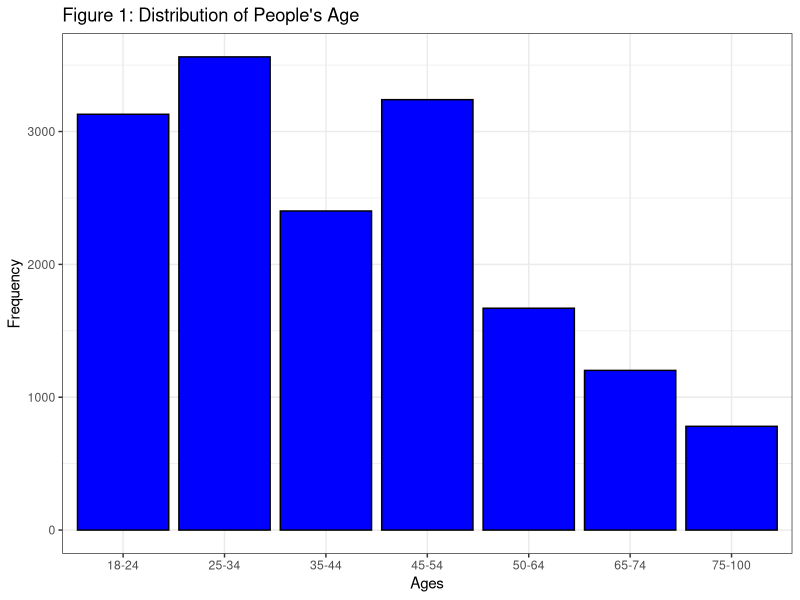
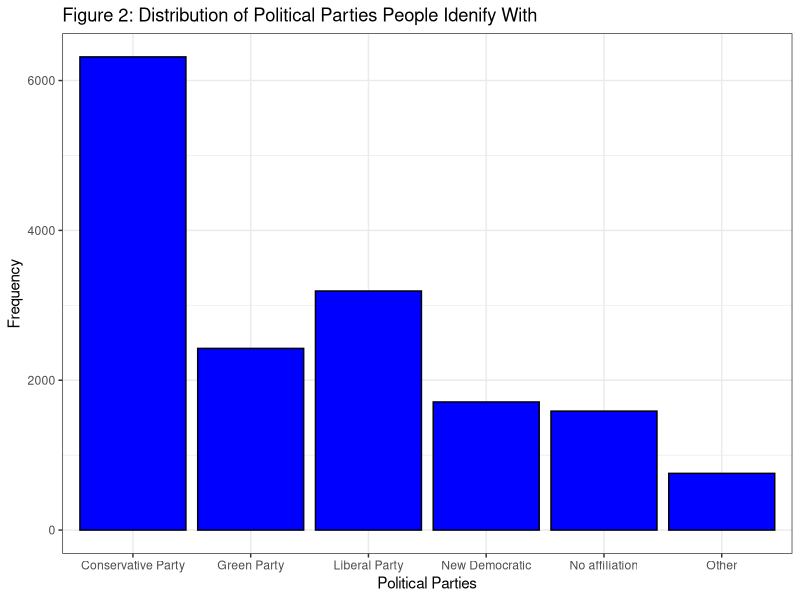
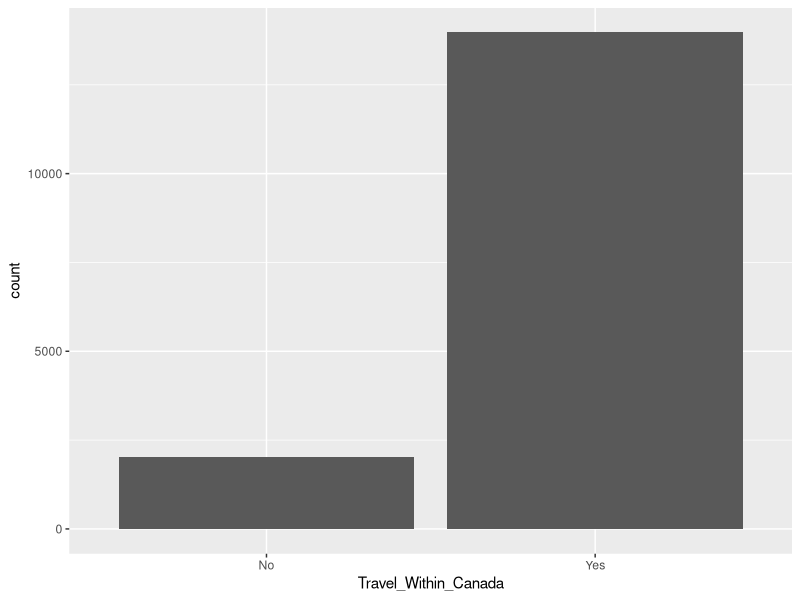
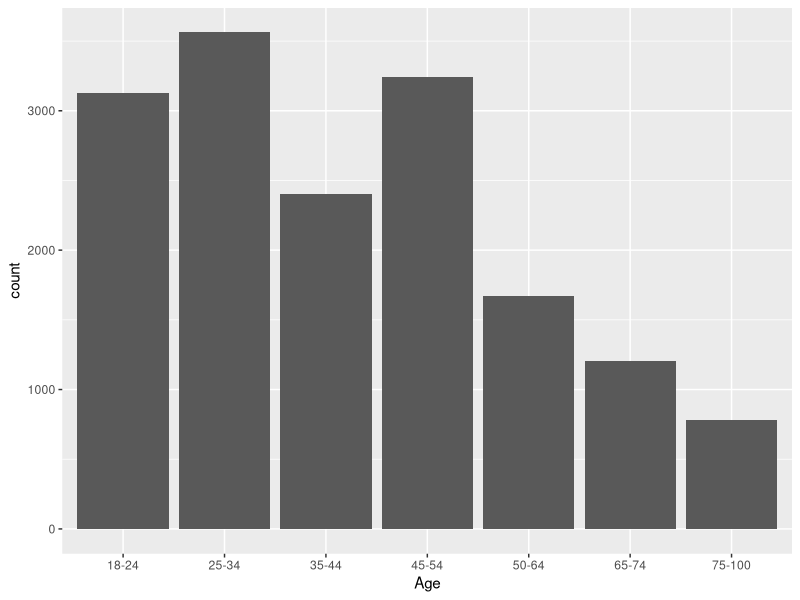

Write R code to recreate these figures, in order.
## ---- chunk 1
knitr::opts_chunk$set(echo = TRUE)
#install.packages('tidyverse')
library(tidyverse)
## ---- chunk 2
#Simulating data
#We can always change the prob to fit our report
set.seed(666)
my_data <- tibble(
  Age  = sample(x = c("18-24", "25-34", "35-44", "45-54", "50-64", "65-74", "75-100"), size = 15987, replace = TRUE, prob = c(0.2, 0.225, 0.15, 0.20, .105, 0.07, 0.05)),
  
  Vulnerable_Population = sample(x = c("Yes", "No", "Not sure"), size = 15987, replace = TRUE, prob = c(0.2, 0.7, 0.1)),
  
  #Do you live in one of the following administrative/metropolitan regions
  Living = sample(x = c("Yes", "No"),  size = 15987, replace = TRUE, prob = c(0.8, 0.2)),
  
  Political_Party = sample(x = c("Conservative Party",
                                 "Liberal Party",
                                 "New Democratic",
                                 "Green Party",
                                 "No affiliation", "Other"),
                           size = 15987, replace = TRUE, 
                           prob = c(0.4, 0.20, 0.105, 0.15, 0.1, 0.05)),

  Primary_Source = sample(x = c("Social Media", "Television", "Newspapers", "Personal Research on the Internet", "Family and Friends", "Other"), size = 15987, replace = TRUE, prob = c(0.3, 0.15, 0.2, 0.05, 0.25, 0.05)),

  Trustworthy_Source = sample(x = c("Social Media", "Television", "Newspapers", "Personal Research on the Internet", "Family and Friends", "Other"), size = 15987, replace = TRUE, prob = c(0.3, 0.15, 0.2, 0.05, 0.25, 0.05)),
  
  Knowledgeable = sample(c(1:5), size = 15987, replace = TRUE, prob = c(0.25, 0.15, 0.1, 0.2, 0.3)),
  
  Trust_Conservative_Party = sample(x = c("Yes", "No", "Maybe"), size = 15987, replace = TRUE, prob = c(0.6, 0.3, 0.1)),
  
  Trust_Doug_Ford = sample(x = c("Yes", "No", "Maybe"), size = 15987, replace = TRUE, prob = c(0.5, 0.4, 0.1)),
  
  Mask_Frequency = sample(x = c("Always", "Most of the time", "Sometimes", "Rarely", "Never"), size = 15987, replace = TRUE, prob = c(0.25, 0.3, 0.2, 0.15, 0.1)),
  
  Social_Bubble = sample(x = c("Yes", "No"), size = 15987, replace = TRUE, prob = c(0.7066, 0.2934)),
  
  Follow_Regulation = sample(x = c("Yes, I follow all store requirements",
                                   "Mostly",
                                   "Only ones I think will be enforced",
                                   "None"),
                             size = 15987, replace = TRUE, 
                           prob = c(0.25, 0.25, 0.25, 0.25)),
  
  Visit_non_essentials = rpois(15987, 3),
  
  Travel_Within_Canada = sample(x = c("Yes", "No"), size = 15987, replace = TRUE, prob = c(0.8674, 0.1326)), 
  
  Travel_Out_Of_Canada = sample(x = c("Yes", "No"), size = 15987, replace = TRUE, prob = c(0.98743, 0.01257))
)
## ---- chunk 3
#Graphs

my_data %>% 
  ggplot(aes(x = Age)) +
  geom_bar(colour ="black",
           fill = "blue") +
  labs(x = "Ages",
       y = "Frequency",
       title = "Figure 1: Distribution of People's Age") +
  theme_bw()

my_data %>% 
  ggplot(aes(x = Political_Party)) +
  geom_bar(colour ="black",
           fill = "blue") +
  labs(x = "Political Parties",
       y = "Frequency",
       title = "Figure 2: Distribution of Political Parties People Idenify With") +
  theme_bw()

my_data %>% 
  ggplot(aes(x = Travel_Within_Canada)) +
  geom_bar()

my_data %>% 
  ggplot(aes(x=Age))+
  geom_bar()

